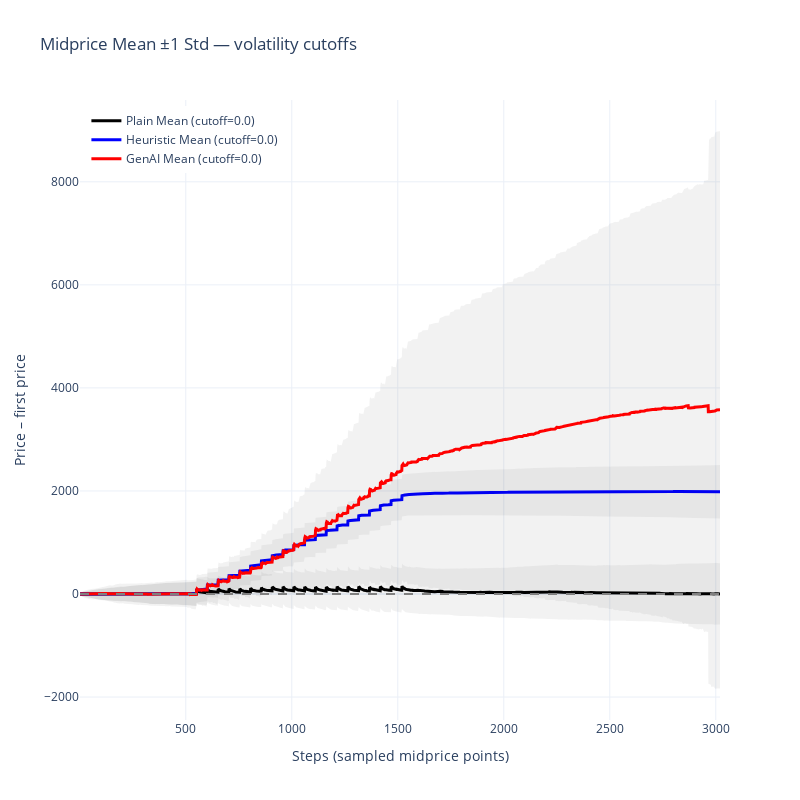

Notebook cell for this chart:
### Code cell
import yaml
import numpy as np
import plotly.graph_objects as go

# Colors for each experiment
colors = {
    "Plain": 'black',
    "Heuristic": 'blue',
    "GenAI": 'red',
}

# Dash style per cutoff
dash_for_cutoff = {
    0.0: "solid",
    0.2: "dot",
    0.4: "dash",
    0.6: "longdash",
    0.8: "dashdot"
}

# Cutoffs to run
CUTOFFS = [0.0]

fig = go.Figure()

for label, exp_name in experiments.items():
    # === Load config ===
    CONFIG_PATH = f"{DATA_ROOT}/{exp_name}/used_config.yaml"
    with open(CONFIG_PATH, 'r') as f:
        config = yaml.safe_load(f)

    num_insertions      = config["num_insertions"]
    num_coolings        = config["num_coolings"]
    midprice_step_size  = config["midprice_step_size"]
    hist_msgs           = config["n_messages"]
    n_gen_msgs          = config["n_gen_msgs"]

    # Base merged for filtration
    merged = summary_table(exp_name)

    for cutoff in CUTOFFS:
        # Apply volatility filtration
        x_filt, all_series_filt, merged_filt, hist_steps_filt, gen_block_filt = prepare_volatility_filtered_series(
            merged, hist_msgs, n_gen_msgs, midprice_step_size, volatility_cutoff=cutoff
        )

        # === Mean & Std after filtration ===
        mean_series = all_series_filt.mean(axis=0)
        std_series  = all_series_filt.std(axis=0)

        # ±1 std band
        fig.add_trace(go.Scatter(
            x=np.concatenate([x_filt, x_filt[::-1]]),
            y=np.concatenate([mean_series + std_series, (mean_series - std_series)[::-1]]),
            fill='toself',
            fillcolor='rgba(0,0,0,0.05)',
            line=dict(color='rgba(0,0,0,0)'),
            hoverinfo='skip',
            showlegend=False
        ))

        # Mean line
        fig.add_trace(go.Scatter(
            x=x_filt, y=mean_series, mode='lines',
            name=f"{label} Mean (cutoff={cutoff})",
            line=dict(color=colors[label], width=3, dash=dash_for_cutoff.get(cutoff, "solid"))
        ))

# Add reference lines
fig.add_hline(y=0, line=dict(color='gray', dash='dash'), name="Zero line")

fig.update_layout(
    title="Midprice Mean ±1 Std — volatility cutoffs",
    xaxis_title="Steps (sampled midprice points)",
    yaxis_title="Price – first price",
    template="plotly_white",
    hovermode="x unified",
    height=800,
    width=800,
    legend=dict(x=0.01, y=0.99),
)
fig.show()

### Figure 1 — Plotly figure (JSON) as saved in the notebook; plotly's stock layout.template omitted (floating-point values rounded to 4 significant figures; data arrays with more than 128 entries replaced by an {"elided": "..."} marker saying what was removed)
{"data": [{"fill": "toself", "fillcolor": "rgba(0,0,0,0.05)", "hoverinfo": "skip", "line": {"color": "rgba(0,0,0,0)"}, "showlegend": false, "type": "scatter", "x": {"elided": "6040 int values"}, "y": {"elided": "6040 float values"}}, {"line": {"color": "black", "dash": "solid", "width": 3}, "mode": "lines", "name": "Plain Mean (cutoff=0.0)", "type": "scatter", "x": {"elided": "3020 int values"}, "y": {"elided": "3020 float values"}}, {"fill": "toself", "fillcolor": "rgba(0,0,0,0.05)", "hoverinfo": "skip", "line": {"color": "rgba(0,0,0,0)"}, "showlegend": false, "type": "scatter", "x": {"elided": "6040 int values"}, "y": {"elided": "6040 float values"}}, {"line": {"color": "blue", "dash": "solid", "width": 3}, "mode": "lines", "name": "Heuristic Mean (cutoff=0.0)", "type": "scatter", "x": {"elided": "3020 int values"}, "y": {"elided": "3020 float values"}}, {"fill": "toself", "fillcolor": "rgba(0,0,0,0.05)", "hoverinfo": "skip", "line": {"color": "rgba(0,0,0,0)"}, "showlegend": false, "type": "scatter", "x": {"elided": "6040 int values"}, "y": {"elided": "6040 float values"}}, {"line": {"color": "red", "dash": "solid", "width": 3}, "mode": "lines", "name": "GenAI Mean (cutoff=0.0)", "type": "scatter", "x": {"elided": "3020 int values"}, "y": {"elided": "3020 float values"}}], "layout": {"height": 800, "hovermode": "x unified", "legend": {"x": 0.01, "y": 0.99}, "shapes": [{"line": {"color": "gray", "dash": "dash"}, "name": "Zero line", "type": "line", "x0": 0, "x1": 1, "xref": "x domain", "y0": 0, "y1": 0, "yref": "y"}], "title": {"text": "Midprice Mean ±1 Std — volatility cutoffs"}, "width": 800, "xaxis": {"title": {"text": "Steps (sampled midprice points)"}}, "yaxis": {"title": {"text": "Price – first price"}}}}
